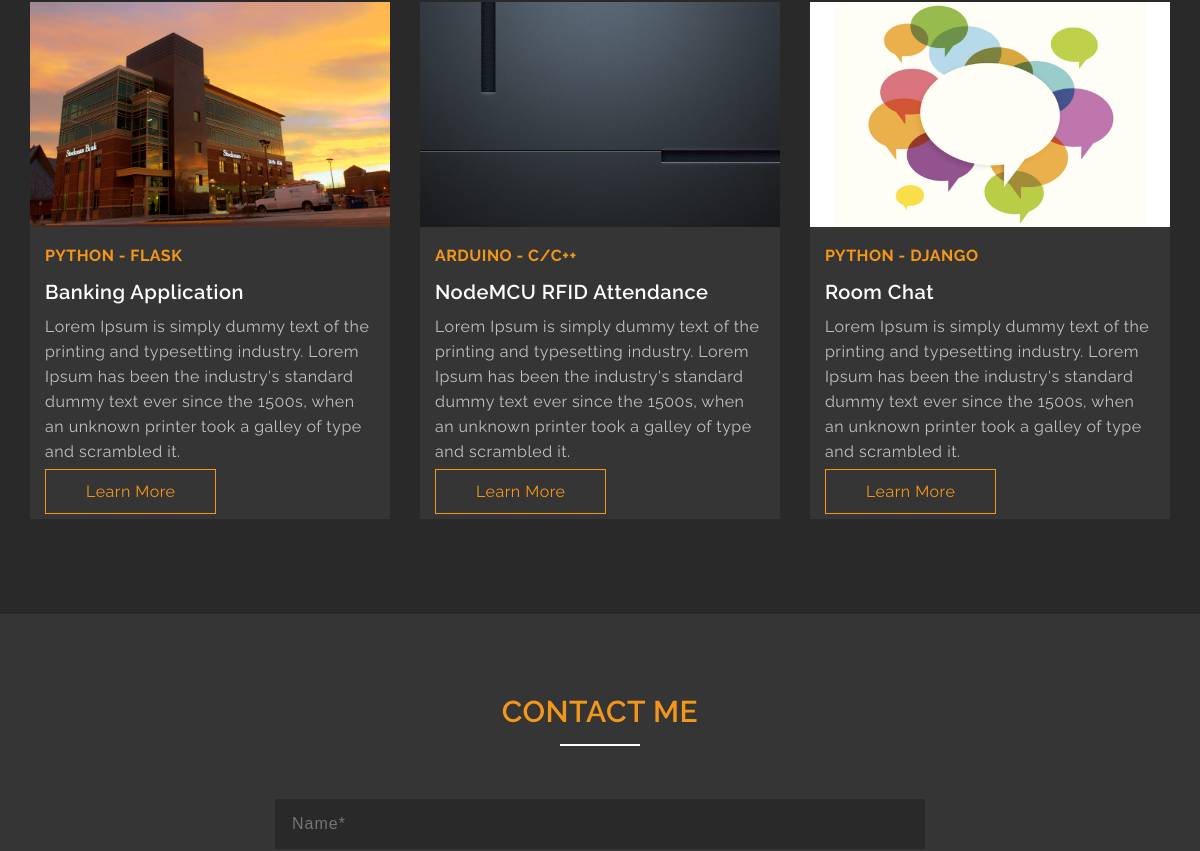
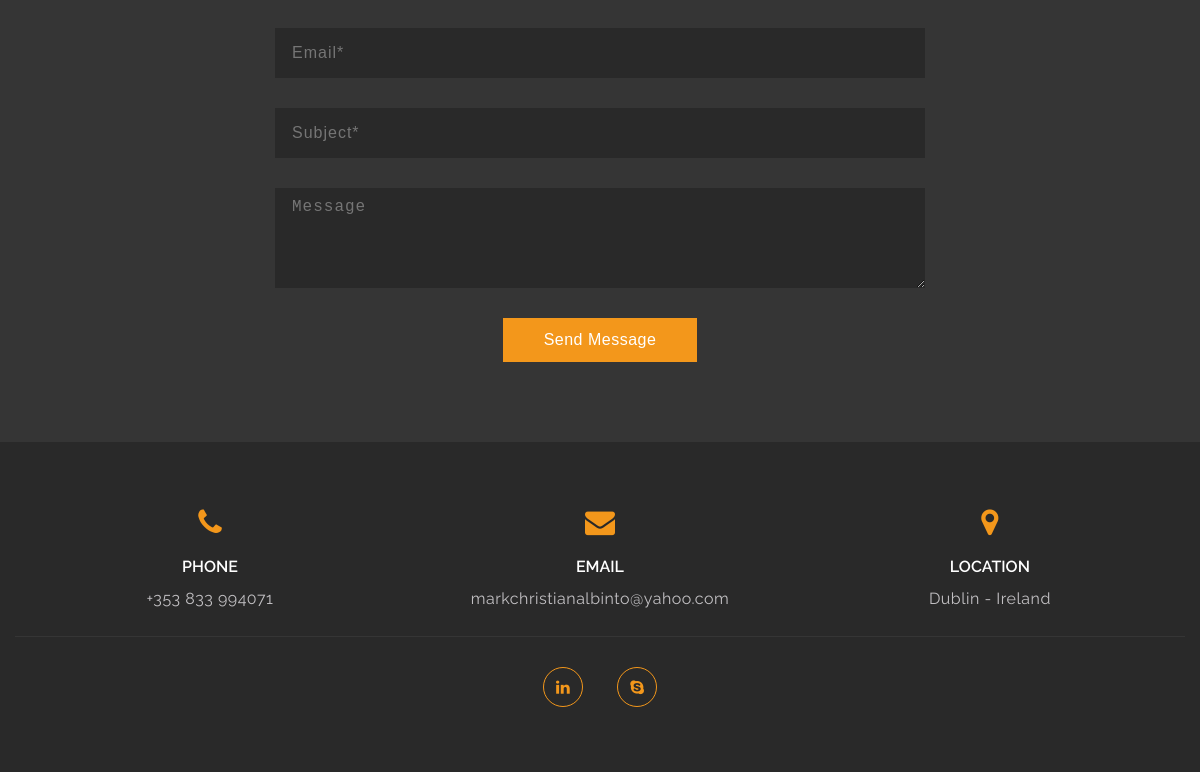
The app's page / (lower part), older data (2 pictures, top to bottom).
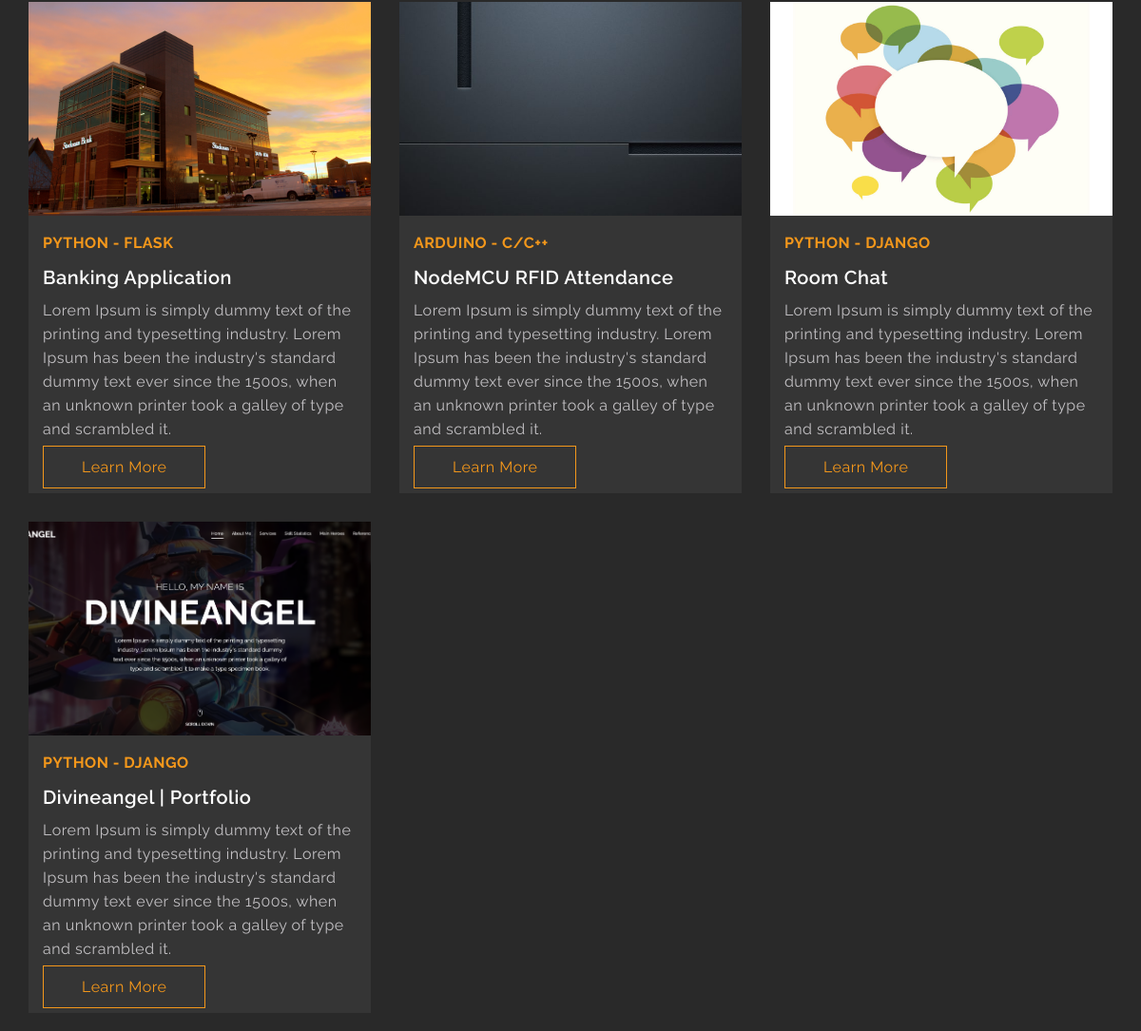
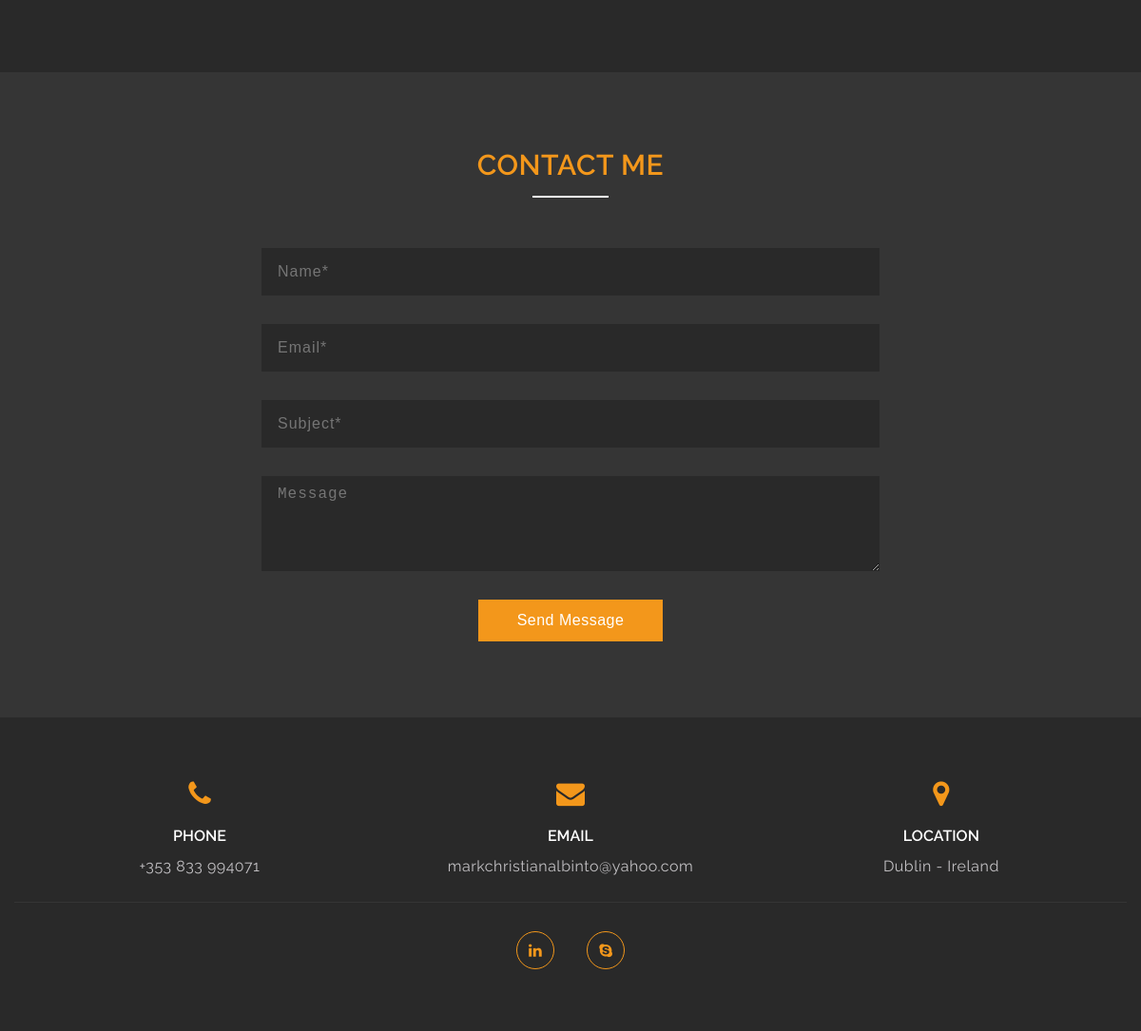
The same page, newer data (2 pictures, top to bottom).
### ui/models.py (models this page shows, shortened)
class Project(models.Model):
    title = models.CharField(max_length=100)
    description = models.TextField()
    link = models.CharField(max_length=100, default='#', blank=True)
    image = models.ImageField(default='default.jpg', upload_to='project_images')
    technology = models.CharField(max_length=100)

### ui/views.py (the view, shortened to what this page needs)
# urls.py: path('', views.Index.as_view(), name='index'),
class Index(View):
    def get(self, request):
        context = {
            'projects': Project.objects.all(),
            'skills': Skill.objects.all(),
            'services': Service.objects.all()
        }
        return render(request, 'ui/index.html', context)

### ui/templates/ui/index.html (shortened to what this page needs)
{% extends 'ui/base.html' %}
{% load static %}
{% block content%}
<section class="blog" id="projects">
    <div class="container">
        <div class="blog-content">
            {% for project in projects %}
            <div class="card">
                <div class="box">
                    <img class="project_image" height="225" src="{{ project.image.url }}" alt="blog"/>
                    <h4>{{ project.technology }}</h4>
                    <h3>{{ project.title }}</h3>
                    <p>{{ project.description }}</p>
                    <p>
                        <a href="{% url 'gallery' project.id %}" class="btn-light">Learn More</a>
                    </p>
                </div>
            </div>
            {% endfor %}
        </div>
    </div>
</section>
<section class="contact" id="contact">
    <div class="container">
        <h2 class="title">Contact Me</h2>
        <div class="contact-content">
            <form class="contact-form padd-15" method="POST" action="">
                <input name="name" type="text" class="form-control" placeholder="Name*" required>
                <input name="email" type="email" class="form-control" placeholder="Email*" required>
                <input name="subject" type="text" class="form-control" placeholder="Subject*" required>
                <textarea name="message" class="form-control" placeholder="Message"></textarea>
                <button class="btn-bg">Send Message</button>
            </form>
        </div>
    </div>
</section>
{% endblock %}

### ui/templates/ui/base.html (shortened to what this page needs)
{% load static %}
<!DOCTYPE html>
<html>
<head>
    <link rel="stylesheet" href="{% static 'ui/css/style.css' %}"/>
</head>
<body>
{% block content%}
{% endblock %}
<footer>
    <div class="container">
        <div class="footer-content">
            <div class="box">
                <div class="icon">
                    <span class="fa fa-phone"></span>
                </div>
                <h4>Phone</h4>
                <p>+353 833 994071</p>
            </div>
            <div class="box">
                <div class="icon">
                    <span class="fa fa-envelope"></span>
                </div>
                <h4>Email</h4>
                <p>markchristianalbinto@yahoo.com</p>
            </div>
            <div class="box">
                <div class="icon">
                    <span class="fa fa-map-marker"></span>
                </div>
                <h4>Location</h4>
                <p>Dublin - Ireland</p>
            </div>
        </div>
        <div class="social-links">
            <ul>
                <li><a href="" target="blank"><span
                        class="fa fa-linkedin"></span></a></li>
                <li><a href="" target="blank"><span
                        class="fa fa-skype"></span></a></li>
            </ul>
        </div>
    </div>
</footer>
</body>
</html>

### ui/static/ui/css/style.css (style rules this page uses)
html { scroll-behavior: smooth; }
body { font-family: "Raleway", sans-serif; margin: 0; }
* { box-sizing: border-box; text-decoration: none; outline: none; }
.container { max-width: 1170px; margin: auto; }
h2.title { font-size: 30px; font-weight: 600; margin: 0; padding-bottom: 70px; text-align: center; text-transform: uppercase; color: #f3971b; position: relative; letter-spacing: 0.5px; }
h2.title::before { content: ""; position: absolute; width: 80px; height: 2px; left: 50%; margin-left: -40px; top: 50px; background-color: #ffffff; }
.btn-bg { padding: 12px 40px; border-radius: 0; font-size: 16px; color: #ffffff; font-weight: 400; background-color: #f3971b; border: 1px solid transparent; letter-spacing: 0.5px; cursor: pointer; transition: all 0.5s ease; }
.btn-light { padding: 12px 40px; border-radius: 0; font-size: 16px; color: #f3971b; background-color: transparent; font-weight: 400; border: 1px solid #f3971b; letter-spacing: 0.5px; cursor: pointer; transition: all 0.5s ease; }
.blog { float: left; width: 100%; padding: 80px 0px; background-color: #292929; }
.blog .blog-content { float: left; width: 100%; }
.blog .blog-content .card { float: left; width: 33.33%; padding: 15px; }
.blog .blog-content .card .box { background-color: #353535; position: relative; }
.blog .blog-content .card .box::before { content: ""; position: absolute; left: 0; bottom: 0px; height: 3px; width: 0; background-color: #f3971b; z-index: 1; transition: width 0.5s ease; }
.blog .blog-content .card .box img { object-fit: cover; width: 100%; }
.blog .blog-content .card .box h4 { margin: 0; padding: 15px 15px 5px; color: #f3971b; font-size: 16px; font-weight: 700; text-transform: uppercase; letter-spacing: 0.5px; }
.blog .blog-content .card .box h3 { margin: 0; padding: 10px 15px 10px; color: #ffffff; font-size: 20px; font-weight: 600; letter-spacing: 0.5px; }
.blog .blog-content .card .box p { color: #c2c0c3; font-size: 16px; line-height: 25px; letter-spacing: 0.5px; text-align: left; font-weight: 400; padding: 0px 15px 15px; margin: 0px; }
.contact { float: left; width: 100%; padding: 80px 15px; background-color: #353535; }
.contact .contact-content { margin: auto; max-width: 650px; }
.contact .contact-content input, .contact .contact-content textarea { height: 50px; border: none; border-left: 2px solid transparent; padding: 10px 15px; color: #ffffff; margin-bottom: 30px; font-size: 16px; letter-spacing: 1px; font-weight: 400; display: block; width: 100%; background-color: #292929; transition: border 0.5s ease; }
.contact .contact-content textarea { height: 100px; }
.contact .contact-content button { display: block; margin: auto; }
footer { float: left; width: 100%; background-color: #292929; padding: 50px 0px; }
footer .footer-content { float: left; width: 100%; }
footer .social-links { float: left; width: 100%; text-align: center; border-top: 1px solid #353535; padding-top: 15px; }
footer .social-links ul { padding: 0; list-style: none; margin: 0; }
footer .social-links ul li { display: inline; }
footer .social-links ul li a { display: inline-block; padding: 15px 15px; }
footer .social-links ul li a span { display: inline-block; height: 40px; width: 40px; border-radius: 50%; border: 1px solid #f3971b; color: #f3971b; line-height: 38px; text-align: center; font-size: 16px; transition: all 0.5s ease; }
footer .footer-content .box { width: 33.33%; float: left; padding: 15px; text-align: center; }
footer .footer-content .box .icon span { color: #f3971b; font-size: 30px; }
footer .footer-content .box h4 { font-size: 16px; color: #ffffff; margin: 0; font-weight: 600; text-transform: uppercase; padding: 20px 0 0px; }
footer .footer-content .box p { color: #c2c0c3; font-size: 16px; line-height: 25px; letter-spacing: 0.5px; font-weight: 400; padding: 10px 0; margin: 0px; }

Row changes from the older to the newer data that the page shows:
added Project: image (picture), technology "PYTHON - DJANGO", title "Divineangel | Portfolio", description "Lorem Ipsum is simply dummy text of the printing and typesetting industry. Lorem Ipsum has been the industry's standard dummy text ever since the 1500s, when an unknown printer took a galley of type and scrambled it."
